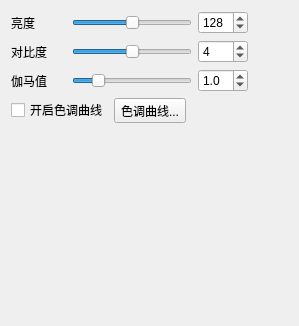
       <widget class="QWidget" name="tab_BCG">
        <attribute name="title">
         <string>亮度/对比度/伽马</string>
        </attribute>
        <layout class="QVBoxLayout" name="verticalLayout_2">
         <item>
          <layout class="QHBoxLayout" name="horizontalLayout_8" stretch="0,0,0,1">
           <item>
            <widget class="QLabel" name="label_19">
             <property name="minimumSize">
              <size>
               <width>55</width>
               <height>0</height>
              </size>
             </property>
             <property name="text">
              <string>亮度</string>
             </property>
            </widget>
           </item>
           <item>
            <widget class="QSlider" name="Slider_brightness">
             <property name="sizePolicy">
              <sizepolicy hsizetype="Expanding" vsizetype="Fixed">
               <horstretch>0</horstretch>
               <verstretch>0</verstretch>
              </sizepolicy>
             </property>
             <property name="minimumSize">
              <size>
               <width>120</width>
               <height>0</height>
              </size>
             </property>
             <property name="styleSheet">
              <string notr="true">QSlider::handle:pressed{background:#007ad9;}</string>
             </property>
             <property name="minimum">
              <number>1</number>
             </property>
             <property name="maximum">
              <number>255</number>
             </property>
             <property name="pageStep">
              <number>25</number>
             </property>
             <property name="value">
              <number>128</number>
             </property>
             <property name="orientation">
              <enum>Qt::Horizontal</enum>
             </property>
            </widget>
           </item>
           <item>
            <widget class="QSpinBox" name="spin_brightness">
             <property name="minimumSize">
              <size>
               <width>50</width>
               <height>0</height>
              </size>
             </property>
             <property name="minimum">
              <number>1</number>
             </property>
             <property name="maximum">
              <number>255</number>
             </property>
             <property name="value">
              <number>128</number>
             </property>
            </widget>
           </item>
           <item>
            <spacer name="horizontalSpacer_6">
             <property name="orientation">
              <enum>Qt::Horizontal</enum>
             </property>
             <property name="sizeHint" stdset="0">
              <size>
               <width>40</width>
               <height>20</height>
              </size>
             </property>
            </spacer>
           </item>
          </layout>
         </item>
         <item>
          <layout class="QHBoxLayout" name="horizontalLayout_9" stretch="0,0,0,1">
           <item>
            <widget class="QLabel" name="label_20">
             <property name="minimumSize">
              <size>
               <width>55</width>
               <height>0</height>
              </size>
             </property>
             <property name="text">
              <string>对比度</string>
             </property>
            </widget>
           </item>
           <item>
            <widget class="QSlider" name="Slider_contrast">
             <property name="minimumSize">
              <size>
               <width>120</width>
               <height>0</height>
              </size>
             </property>
             <property name="styleSheet">
              <string notr="true">QSlider::handle:pressed{background:#007ad9;}</string>
             </property>
             <property name="minimum">
              <number>1</number>
             </property>
             <property name="maximum">
              <number>7</number>
             </property>
             <property name="pageStep">
              <number>1</number>
             </property>
             <property name="value">
              <number>4</number>
             </property>
             <property name="orientation">
              <enum>Qt::Horizontal</enum>
             </property>
            </widget>
           </item>
           <item>
            <widget class="QSpinBox" name="spin_contrast">
             <property name="minimumSize">
              <size>
               <width>50</width>
               <height>0</height>
              </size>
             </property>
             <property name="minimum">
              <number>1</number>
             </property>
             <property name="maximum">
              <number>7</number>
             </property>
             <property name="value">
              <number>4</number>
             </property>
            </widget>
           </item>
           <item>
            <spacer name="horizontalSpacer_7">
             <property name="orientation">
              <enum>Qt::Horizontal</enum>
             </property>
             <property name="sizeHint" stdset="0">
              <size>
               <width>40</width>
               <height>20</height>
              </size>
             </property>
            </spacer>
           </item>
          </layout>
         </item>
         <item>
          <layout class="QHBoxLayout" name="horizontalLayout_10" stretch="0,0,0,1">
           <item>
            <widget class="QLabel" name="label_21">
             <property name="minimumSize">
              <size>
               <width>55</width>
               <height>0</height>
              </size>
             </property>
             <property name="text">
              <string>伽马值</string>
             </property>
            </widget>
           </item>
           <item>
            <widget class="QSlider" name="Slider_gamma">
             <property name="minimumSize">
              <size>
               <width>120</width>
               <height>0</height>
              </size>
             </property>
             <property name="styleSheet">
              <string notr="true">QSlider::handle:pressed{background:#007ad9;}</string>
             </property>
             <property name="minimum">
              <number>1</number>
             </property>
             <property name="maximum">
              <number>50</number>
             </property>
             <property name="pageStep">
              <number>10</number>
             </property>
             <property name="value">
              <number>10</number>
             </property>
             <property name="orientation">
              <enum>Qt::Horizontal</enum>
             </property>
            </widget>
           </item>
           <item>
            <widget class="QDoubleSpinBox" name="dSpin_gamma">
             <property name="minimumSize">
              <size>
               <width>50</width>
               <height>0</height>
              </size>
             </property>
             <property name="decimals">
              <number>1</number>
             </property>
             <property name="minimum">
              <double>0.100000000000000</double>
             </property>
             <property name="maximum">
              <double>5.000000000000000</double>
             </property>
             <property name="singleStep">
              <double>0.100000000000000</double>
             </property>
             <property name="value">
              <double>1.000000000000000</double>
             </property>
            </widget>
           </item>
           <item>
            <spacer name="horizontalSpacer_8">
             <property name="orientation">
              <enum>Qt::Horizontal</enum>
             </property>
             <property name="sizeHint" stdset="0">
              <size>
               <width>40</width>
               <height>20</height>
              </size>
             </property>
            </spacer>
           </item>
          </layout>
         </item>
         <item>
          <layout class="QHBoxLayout" name="horizontalLayout_36">
           <item>
            <widget class="QCheckBox" name="cbtn_colorLineSwitch">
             <property name="text">
              <string>开启色调曲线</string>
             </property>
            </widget>
           </item>
           <item>
            <widget class="QToolButton" name="tbtn_colorCurve">
             <property name="minimumSize">
              <size>
               <width>0</width>
               <height>20</height>
              </size>
             </property>
             <property name="text">
              <string>色调曲线...</string>
             </property>
            </widget>
           </item>
           <item>
            <spacer name="horizontalSpacer_27">
             <property name="orientation">
              <enum>Qt::Horizontal</enum>
             </property>
             <property name="sizeHint" stdset="0">
              <size>
               <width>40</width>
               <height>20</height>
              </size>
             </property>
            </spacer>
           </item>
          </layout>
         </item>
         <item>
          <spacer name="verticalSpacer_2">
           <property name="orientation">
            <enum>Qt::Vertical</enum>
           </property>
           <property name="sizeHint" stdset="0">
            <size>
             <width>20</width>
             <height>192</height>
            </size>
           </property>
          </spacer>
         </item>
        </layout>
       </widget>
